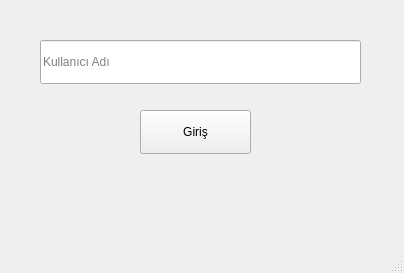
<?xml version="1.0" encoding="UTF-8"?>
<ui version="4.0">
 <class>OpeningScreen</class>
 <widget class="QMainWindow" name="OpeningScreen">
  <property name="geometry">
   <rect>
    <x>0</x>
    <y>0</y>
    <width>404</width>
    <height>273</height>
   </rect>
  </property>
  <property name="windowTitle">
   <string>Giriş Ekranı</string>
  </property>
  <widget class="QWidget" name="centralwidget">
   <widget class="QPushButton" name="enter">
    <property name="geometry">
     <rect>
      <x>140</x>
      <y>110</y>
      <width>111</width>
      <height>44</height>
     </rect>
    </property>
    <property name="text">
     <string>Giriş</string>
    </property>
   </widget>
   <widget class="QLineEdit" name="nickname">
    <property name="geometry">
     <rect>
      <x>40</x>
      <y>40</y>
      <width>321</width>
      <height>44</height>
     </rect>
    </property>
    <property name="placeholderText">
     <string>Kullanıcı Adı</string>
    </property>
   </widget>
  </widget>
  <widget class="QMenuBar" name="menubar">
   <property name="geometry">
    <rect>
     <x>0</x>
     <y>0</y>
     <width>404</width>
     <height>42</height>
    </rect>
   </property>
  </widget>
  <widget class="QStatusBar" name="statusbar"/>
 </widget>
 <resources/>
 <connections/>
</ui>
